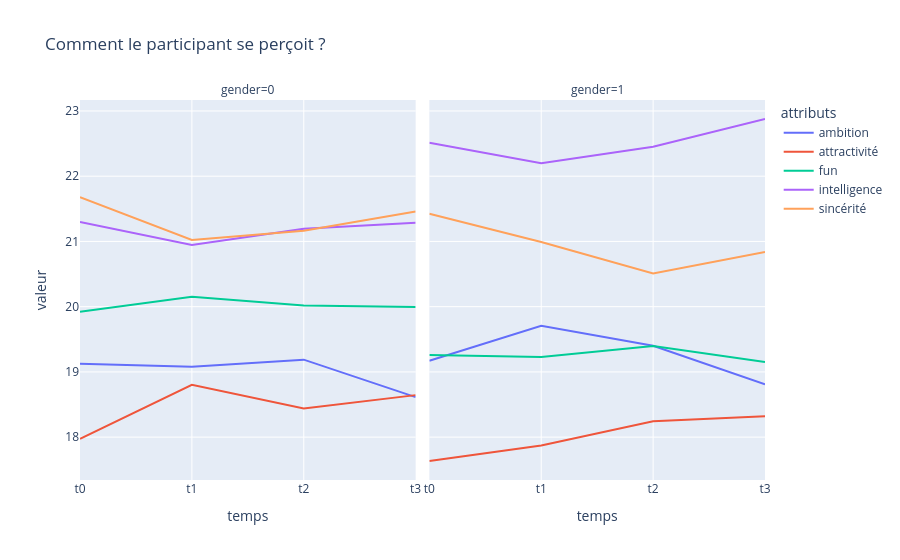

Notebook code cell kept with this figure:
### Code cell
# Q4 : Comment le participant se perçoit ?

map_col_q4 = {
    "attr3_1": ("t0", "attractivité"), "attr3_s": ("t1", "attractivité"), "attr3_2": ("t2", "attractivité"), "attr3_3": ("t3", "attractivité"),
    "sinc3_1": ("t0", "sincérité"), "sinc3_s": ("t1", "sincérité"), "sinc3_2": ("t2", "sincérité"), "sinc3_3": ("t3", "sincérité"),
    "intel3_1": ("t0", "intelligence"), "intel3_s": ("t1", "intelligence"), "intel3_2": ("t2", "intelligence"), "intel3_3": ("t3", "intelligence"),
    "fun3_1": ("t0", "fun"),"fun3_s": ("t1", "fun"), "fun3_2": ("t2", "fun"), "fun3_3": ("t3", "fun"),
    "amb3_1": ("t0", "ambition"), "amb3_s": ("t1", "ambition"), "amb3_2": ("t2", "ambition"), "amb3_3": ("t3", "ambition")
}

col_q4 = ["gender"] + list(map_col_q4.keys())

df_q4 = df1[col_q4].copy()
# df_q1
df_q4_long = df_q4.melt(id_vars=["gender"], var_name="colonne", value_name="valeur")
df_q4_long["temps"] = df_q4_long["colonne"].map(lambda x: map_col_q4[x][0])
df_q4_long["attributs"] = df_q4_long["colonne"].map(lambda x: map_col_q4[x][1])

df_moy_q4 = df_q4_long.groupby(['gender', 'temps', 'attributs'])['valeur'].mean().reset_index()
# df_moyennes
fig4 = px.line(df_moy_q4, x="temps", y="valeur", color="attributs", facet_col="gender", title="Comment le participant se perçoit ?")
fig4.show()

### Figure 1 — Plotly figure (JSON) as saved in the notebook; plotly's stock layout.template omitted (floating-point values rounded to 4 significant figures)
{"data": [{"hovertemplate": "attributs=ambition<br>gender=0<br>temps=%{x}<br>valeur=%{y}<extra></extra>", "legendgroup": "ambition", "line": {"color": "#636efa", "dash": "solid"}, "marker": {"symbol": "circle"}, "mode": "lines", "name": "ambition", "orientation": "v", "showlegend": true, "type": "scatter", "x": ["t0", "t1", "t2", "t3"], "xaxis": "x", "y": [19.13, 19.08, 19.19, 18.61], "yaxis": "y"}, {"hovertemplate": "attributs=ambition<br>gender=1<br>temps=%{x}<br>valeur=%{y}<extra></extra>", "legendgroup": "ambition", "line": {"color": "#636efa", "dash": "solid"}, "marker": {"symbol": "circle"}, "mode": "lines", "name": "ambition", "orientation": "v", "showlegend": false, "type": "scatter", "x": ["t0", "t1", "t2", "t3"], "xaxis": "x2", "y": [19.17, 19.71, 19.4, 18.81], "yaxis": "y2"}, {"hovertemplate": "attributs=attractivité<br>gender=0<br>temps=%{x}<br>valeur=%{y}<extra></extra>", "legendgroup": "attractivité", "line": {"color": "#EF553B", "dash": "solid"}, "marker": {"symbol": "circle"}, "mode": "lines", "name": "attractivité", "orientation": "v", "showlegend": true, "type": "scatter", "x": ["t0", "t1", "t2", "t3"], "xaxis": "x", "y": [17.97, 18.8, 18.44, 18.64], "yaxis": "y"}, {"hovertemplate": "attributs=attractivité<br>gender=1<br>temps=%{x}<br>valeur=%{y}<extra></extra>", "legendgroup": "attractivité", "line": {"color": "#EF553B", "dash": "solid"}, "marker": {"symbol": "circle"}, "mode": "lines", "name": "attractivité", "orientation": "v", "showlegend": false, "type": "scatter", "x": ["t0", "t1", "t2", "t3"], "xaxis": "x2", "y": [17.63, 17.87, 18.24, 18.32], "yaxis": "y2"}, {"hovertemplate": "attributs=fun<br>gender=0<br>temps=%{x}<br>valeur=%{y}<extra></extra>", "legendgroup": "fun", "line": {"color": "#00cc96", "dash": "solid"}, "marker": {"symbol": "circle"}, "mode": "lines", "name": "fun", "orientation": "v", "showlegend": true, "type": "scatter", "x": ["t0", "t1", "t2", "t3"], "xaxis": "x", "y": [19.92, 20.15, 20.02, 19.99], "yaxis": "y"}, {"hovertemplate": "attributs=fun<br>gender=1<br>temps=%{x}<br>valeur=%{y}<extra></extra>", "legendgroup": "fun", "line": {"color": "#00cc96", "dash": "solid"}, "marker": {"symbol": "circle"}, "mode": "lines", "name": "fun", "orientation": "v", "showlegend": false, "type": "scatter", "x": ["t0", "t1", "t2", "t3"], "xaxis": "x2", "y": [19.26, 19.23, 19.4, 19.15], "yaxis": "y2"}, {"hovertemplate": "attributs=intelligence<br>gender=0<br>temps=%{x}<br>valeur=%{y}<extra></extra>", "legendgroup": "intelligence", "line": {"color": "#ab63fa", "dash": "solid"}, "marker": {"symbol": "circle"}, "mode": "lines", "name": "intelligence", "orientation": "v", "showlegend": true, "type": "scatter", "x": ["t0", "t1", "t2", "t3"], "xaxis": "x", "y": [21.3, 20.94, 21.19, 21.29], "yaxis": "y"}, {"hovertemplate": "attributs=intelligence<br>gender=1<br>temps=%{x}<br>valeur=%{y}<extra></extra>", "legendgroup": "intelligence", "line": {"color": "#ab63fa", "dash": "solid"}, "marker": {"symbol": "circle"}, "mode": "lines", "name": "intelligence", "orientation": "v", "showlegend": false, "type": "scatter", "x": ["t0", "t1", "t2", "t3"], "xaxis": "x2", "y": [22.51, 22.2, 22.45, 22.88], "yaxis": "y2"}, {"hovertemplate": "attributs=sincérité<br>gender=0<br>temps=%{x}<br>valeur=%{y}<extra></extra>", "legendgroup": "sincérité", "line": {"color": "#FFA15A", "dash": "solid"}, "marker": {"symbol": "circle"}, "mode": "lines", "name": "sincérité", "orientation": "v", "showlegend": true, "type": "scatter", "x": ["t0", "t1", "t2", "t3"], "xaxis": "x", "y": [21.68, 21.02, 21.16, 21.46], "yaxis": "y"}, {"hovertemplate": "attributs=sincérité<br>gender=1<br>temps=%{x}<br>valeur=%{y}<extra></extra>", "legendgroup": "sincérité", "line": {"color": "#FFA15A", "dash": "solid"}, "marker": {"symbol": "circle"}, "mode": "lines", "name": "sincérité", "orientation": "v", "showlegend": false, "type": "scatter", "x": ["t0", "t1", "t2", "t3"], "xaxis": "x2", "y": [21.42, 20.99, 20.51, 20.84], "yaxis": "y2"}], "layout": {"annotations": [{"font": {}, "showarrow": false, "text": "gender=0", "x": 0.245, "xanchor": "center", "xref": "paper", "y": 1, "yanchor": "bottom", "yref": "paper"}, {"font": {}, "showarrow": false, "text": "gender=1", "x": 0.755, "xanchor": "center", "xref": "paper", "y": 1, "yanchor": "bottom", "yref": "paper"}], "legend": {"title": {"text": "attributs"}, "tracegroupgap": 0}, "title": {"text": "Comment le participant se perçoit ?"}, "xaxis": {"anchor": "y", "domain": [0, 0.49], "title": {"text": "temps"}}, "xaxis2": {"anchor": "y2", "domain": [0.51, 1], "matches": "x", "title": {"text": "temps"}}, "yaxis": {"anchor": "x", "domain": [0, 1], "title": {"text": "valeur"}}, "yaxis2": {"anchor": "x2", "domain": [0, 1], "matches": "y", "showticklabels": false}}}
